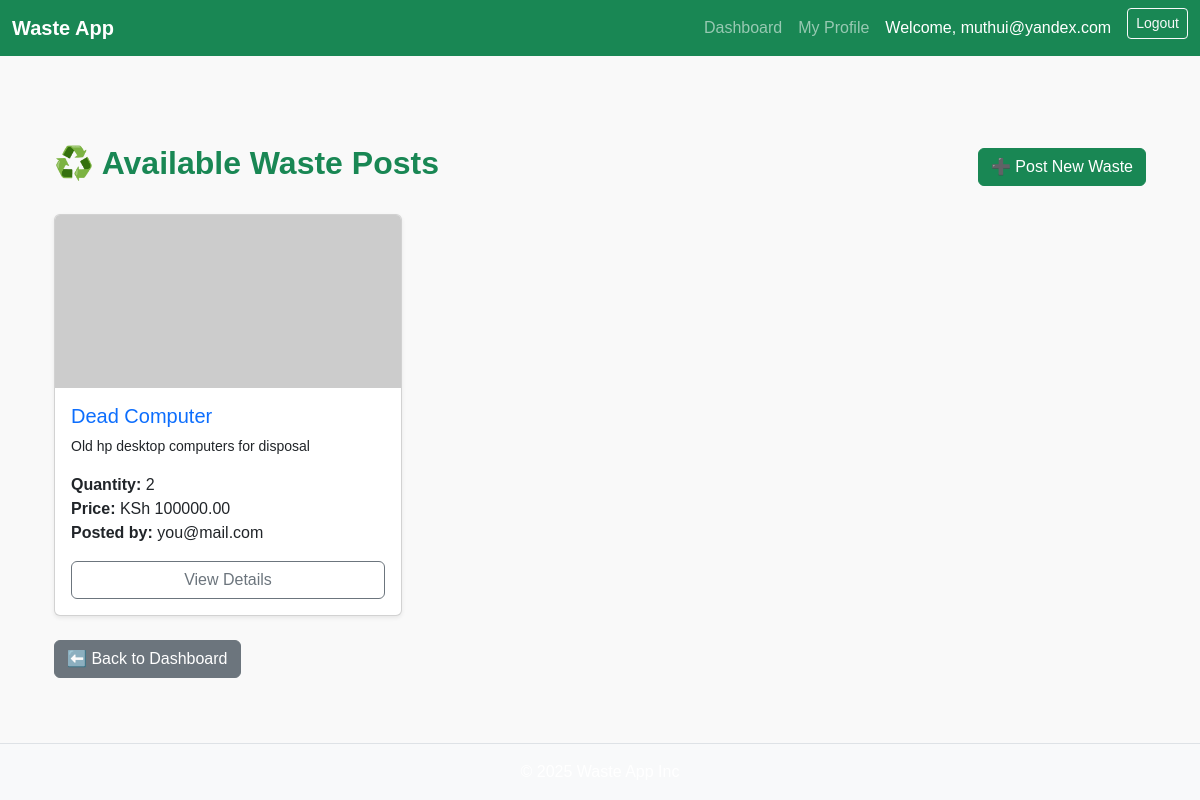
The app's page /trading/ (signed in) with its own data.
### core/models.py (models this page shows, shortened)
class CustomUser(AbstractUser):
    ROLE_CHOICES = ( ('generator', 'Waste Generator'),
                    ('recycler', 'Recycler'),
                    )
    role = models.CharField(max_length=20, choices=ROLE_CHOICES)
    phone_number = models.CharField(max_length=15, blank=True, null=True)
    username = None
    email = models.EmailField(unique=True)
    USERNAME_FIELD = 'email'
    REQUIRED_FIELDS = []
    objects = CustomUserManager()

### trading/models.py (models this page shows, shortened)
class WastePost(models.Model):
    WASTE_TYPE_CHOICES = (
        ('plastic', 'Plastic'),
        ('metal', 'Metal'),
        ('paper', 'Paper'),
        ('organic', 'Organic'),
        ('electronic', 'Electronic'),
    )
    title = models.CharField(max_length=100)
    quantity = models.PositiveIntegerField()
    description = models.TextField()
    price = models.DecimalField(max_digits=10, decimal_places=2)
    waste_type = models.CharField(max_length=20, choices=WASTE_TYPE_CHOICES)
    image = models.ImageField(upload_to='waste_images/', blank=True, null=True)
    created_at = models.DateTimeField(auto_now_add=True)
    updated_at = models.DateTimeField(auto_now=True)
    posted_by = models.ForeignKey(CustomUser, on_delete=models.CASCADE, related_name="waste_posts")
    is_sold = models.BooleanField(default=False)

### trading/views.py (the view)
# urls.py: path("", views.WastePostListView.as_view(), name="waste-list"),
class WastePostListView(LoginRequiredMixin, ListView):
    model = WastePost
    template_name = "trading/waste_list.html"
    context_object_name = "waste_post"
    ordering = ["-created_at"]
    def get_queryset(self):
        return WastePost.objects.filter(is_sold=False)

### trading/templates/trading/waste_list.html (shortened to what this page needs)
{% extends "base.html" %}
{% block content %}
<div class="container mt-5">
  <div class="d-flex justify-content-between align-items-center mb-4">
    <h2 class="fw-bold text-success">♻️ Available Waste Posts</h2>
    {% if user.get_role_display != "Recycler" %}
        <a href="{% url 'waste-create' %}" class="btn btn-success">
        ➕ Post New Waste
        </a>
    {% endif %}
  </div>
  <div class="row">
    {% for post in waste_post %}
      <div class="col-md-6 col-lg-4 mb-4">
        <div class="card h-100 shadow-sm">
          {% if post.image %}
            <img src="{{ post.image.url }}" class="card-img-top" alt="{{ post.title }}">
          {% else %}
            <img src="https://via.placeholder.com/400x200?text=No+Image" class="card-img-top" alt="No image">
          {% endif %}
          <div class="card-body d-flex flex-column">
            <h5 class="card-title text-primary">{{ post.title }}</h5>
            <p class="card-text small">{{ post.description|truncatewords:20 }}</p>
            <ul class="list-unstyled mb-3">
              <li><strong>Quantity:</strong> {{ post.quantity }}</li>
              <li><strong>Price:</strong> KSh {{ post.price }}</li>
              <li><strong>Posted by:</strong> {{ post.posted_by.email }}</li>
            </ul>
            <a href="{% url 'waste-detail' post.id %}" class="btn btn-outline-secondary">View Details</a>
          </div>
        </div>
      </div>
    {% empty %}
      <div class="col-12">
        <div class="alert alert-info">No waste posts available at the moment.</div>
      </div>
    {% endfor %}
  </div>
  <a href="{% url 'dashboard' %}" class="btn btn-secondary">⬅️ Back to Dashboard</a>
</div>
{% endblock %}

### templates/base.html (shortened to what this page needs)
{% load static %}
<!DOCTYPE html>
<html lang="en">
<head>
    <link href="https://cdn.jsdelivr.net/npm/bootstrap@5.3.3/dist/css/bootstrap.min.css" rel="stylesheet">
    <link rel="stylesheet" href="{% static 'css/styles.css' %}">
</head>
<body class="d-flex flex-column min-vh-100">
    <nav class="navbar navbar-expand-lg navbar-dark bg-success">
        <div class="container-fluid">
            <a class="navbar-brand fw-bold" href="{% url 'dashboard' %}">Waste App</a>
            <div class="collapse navbar-collapse" id="navbarNav">
                <ul class="navbar-nav ms-auto">
                    {% if user.is_authenticated %}
                        <li class="nav-item">
                            <a class="nav-link" href="{% url 'dashboard' %}">Dashboard</a>
                        </li>
                        <li class="nav-item">
                            <a class="nav-link" href="{% url 'profile' %}">My Profile</a>
                        </li>
                        <li class="nav-item d-flex align-items-center text-white px-2">
                            Welcome, {{ user.first_name|default:user.email }}
                        </li>
                        <li class="nav-item">
                            <form method="post" action="{% url 'logout' %}" class="d-inline">
                                <button type="submit" class="btn btn-sm btn-outline-light ms-2">Logout</button>
                            </form>
                        </li>
                    {% endif %}
                </ul>
            </div>
        </div>
    </nav>
    <main class="container my-4 flex-grow-1">
        {% block content %}{% endblock %}
    </main>
    <footer class="bg-light text-center py-3 mt-auto border-top">
        <p class="mb-0">&copy; 2025 Waste App Inc</p>
    </footer>
</body>
</html>

### static/css/styles.css (style rules this page uses)
* { margin: 0; padding: 0; box-sizing: border-box; }
body { font-family: Arial, sans-serif; background-color: #f9f9f9; color: #333; }
footer { text-align: center; margin-top: 50px; padding: 10px; background-color: #333; color: white; }

### records on screen
CustomUser: first_name "muthui@yandex.com"
WastePost: title "Dead Computer", description "Old hp desktop computers for disposal", quantity "2", price "100000.00", posted_by.email "you@mail.com"
